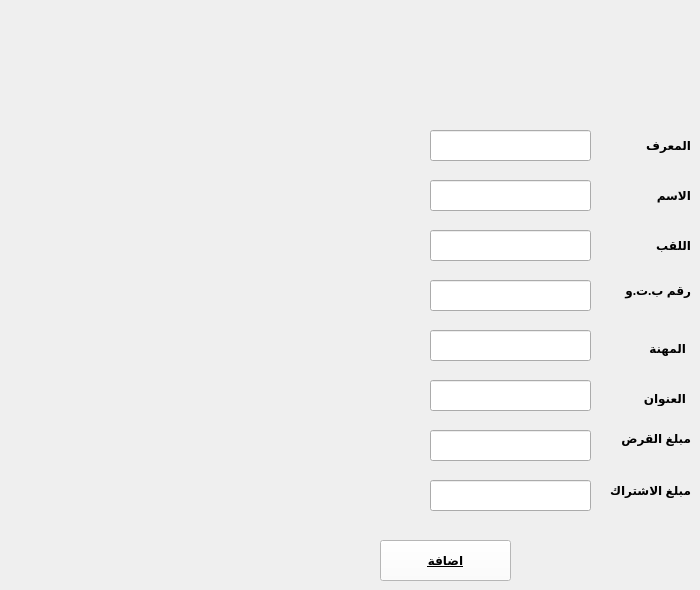
    <widget class="QWidget" name="tab">
     <attribute name="title">
      <string>Modifier</string>
     </attribute>
     <widget class="QLabel" name="label_11">
      <property name="geometry">
       <rect>
        <x>630</x>
        <y>390</y>
        <width>56</width>
        <height>16</height>
       </rect>
      </property>
      <property name="font">
       <font>
        <weight>75</weight>
        <bold>true</bold>
       </font>
      </property>
      <property name="text">
       <string>العنوان</string>
      </property>
     </widget>
     <widget class="QLabel" name="label_12">
      <property name="geometry">
       <rect>
        <x>620</x>
        <y>230</y>
        <width>71</width>
        <height>31</height>
       </rect>
      </property>
      <property name="font">
       <font>
        <weight>75</weight>
        <bold>true</bold>
       </font>
      </property>
      <property name="text">
       <string>اللقب</string>
      </property>
     </widget>
     <widget class="QLineEdit" name="le_cin_2">
      <property name="geometry">
       <rect>
        <x>430</x>
        <y>280</y>
        <width>161</width>
        <height>31</height>
       </rect>
      </property>
     </widget>
     <widget class="QLineEdit" name="le_montant_abo_2">
      <property name="geometry">
       <rect>
        <x>430</x>
        <y>480</y>
        <width>161</width>
        <height>31</height>
       </rect>
      </property>
     </widget>
     <widget class="QLabel" name="label_13">
      <property name="geometry">
       <rect>
        <x>620</x>
        <y>430</y>
        <width>71</width>
        <height>16</height>
       </rect>
      </property>
      <property name="font">
       <font>
        <weight>75</weight>
        <bold>true</bold>
       </font>
      </property>
      <property name="text">
       <string>مبلغ القرض</string>
      </property>
     </widget>
     <widget class="QLineEdit" name="le_metier_2">
      <property name="geometry">
       <rect>
        <x>430</x>
        <y>330</y>
        <width>161</width>
        <height>31</height>
       </rect>
      </property>
      <property name="styleSheet">
       <string notr="true">     border-color: rgb(0, 0, 0);
</string>
      </property>
     </widget>
     <widget class="QLineEdit" name="le_prenom_2">
      <property name="geometry">
       <rect>
        <x>430</x>
        <y>230</y>
        <width>161</width>
        <height>31</height>
       </rect>
      </property>
     </widget>
     <widget class="QPushButton" name="modify">
      <property name="geometry">
       <rect>
        <x>380</x>
        <y>540</y>
        <width>131</width>
        <height>41</height>
       </rect>
      </property>
      <property name="font">
       <font>
        <weight>75</weight>
        <italic>false</italic>
        <bold>true</bold>
        <underline>true</underline>
        <strikeout>false</strikeout>
        <kerning>true</kerning>
       </font>
      </property>
      <property name="styleSheet">
       <string notr="true">
border-color: rgb(0, 0, 0);
background-color: rgb(255, 255, 255);</string>
      </property>
      <property name="text">
       <string>اضافة</string>
      </property>
     </widget>
     <widget class="QLabel" name="label_14">
      <property name="geometry">
       <rect>
        <x>630</x>
        <y>340</y>
        <width>56</width>
        <height>16</height>
       </rect>
      </property>
      <property name="font">
       <font>
        <weight>75</weight>
        <bold>true</bold>
       </font>
      </property>
      <property name="text">
       <string>المهنة</string>
      </property>
     </widget>
     <widget class="QLabel" name="label_15">
      <property name="geometry">
       <rect>
        <x>610</x>
        <y>130</y>
        <width>81</width>
        <height>31</height>
       </rect>
      </property>
      <property name="font">
       <font>
        <weight>75</weight>
        <bold>true</bold>
       </font>
      </property>
      <property name="text">
       <string>المعرف</string>
      </property>
     </widget>
     <widget class="QLabel" name="label_16">
      <property name="geometry">
       <rect>
        <x>610</x>
        <y>180</y>
        <width>81</width>
        <height>31</height>
       </rect>
      </property>
      <property name="font">
       <font>
        <weight>75</weight>
        <bold>true</bold>
       </font>
      </property>
      <property name="text">
       <string>الاسم</string>
      </property>
     </widget>
     <widget class="QLineEdit" name="le_adresse_2">
      <property name="geometry">
       <rect>
        <x>430</x>
        <y>380</y>
        <width>161</width>
        <height>31</height>
       </rect>
      </property>
     </widget>
     <widget class="QLineEdit" name="le_nom_2">
      <property name="geometry">
       <rect>
        <x>430</x>
        <y>180</y>
        <width>161</width>
        <height>31</height>
       </rect>
      </property>
      <property name="styleSheet">
       <string notr="true">border-color: rgb(0, 0, 0);
</string>
      </property>
     </widget>
     <widget class="QLineEdit" name="le_id_2">
      <property name="geometry">
       <rect>
        <x>430</x>
        <y>130</y>
        <width>161</width>
        <height>31</height>
       </rect>
      </property>
      <property name="styleSheet">
       <string notr="true">border-color: rgb(0, 0, 0);
</string>
      </property>
     </widget>
     <widget class="QLabel" name="label_17">
      <property name="geometry">
       <rect>
        <x>590</x>
        <y>480</y>
        <width>101</width>
        <height>21</height>
       </rect>
      </property>
      <property name="font">
       <font>
        <weight>75</weight>
        <bold>true</bold>
       </font>
      </property>
      <property name="text">
       <string>مبلغ الاشتراك</string>
      </property>
     </widget>
     <widget class="QLineEdit" name="le_montant_credit_2">
      <property name="geometry">
       <rect>
        <x>430</x>
        <y>430</y>
        <width>161</width>
        <height>31</height>
       </rect>
      </property>
      <property name="styleSheet">
       <string notr="true">     border-color: noir;
</string>
      </property>
     </widget>
     <widget class="QLabel" name="label_18">
      <property name="geometry">
       <rect>
        <x>600</x>
        <y>280</y>
        <width>91</width>
        <height>21</height>
       </rect>
      </property>
      <property name="font">
       <font>
        <weight>75</weight>
        <bold>true</bold>
       </font>
      </property>
      <property name="text">
       <string>رقم ب.ت.و</string>
      </property>
     </widget>
    </widget>
